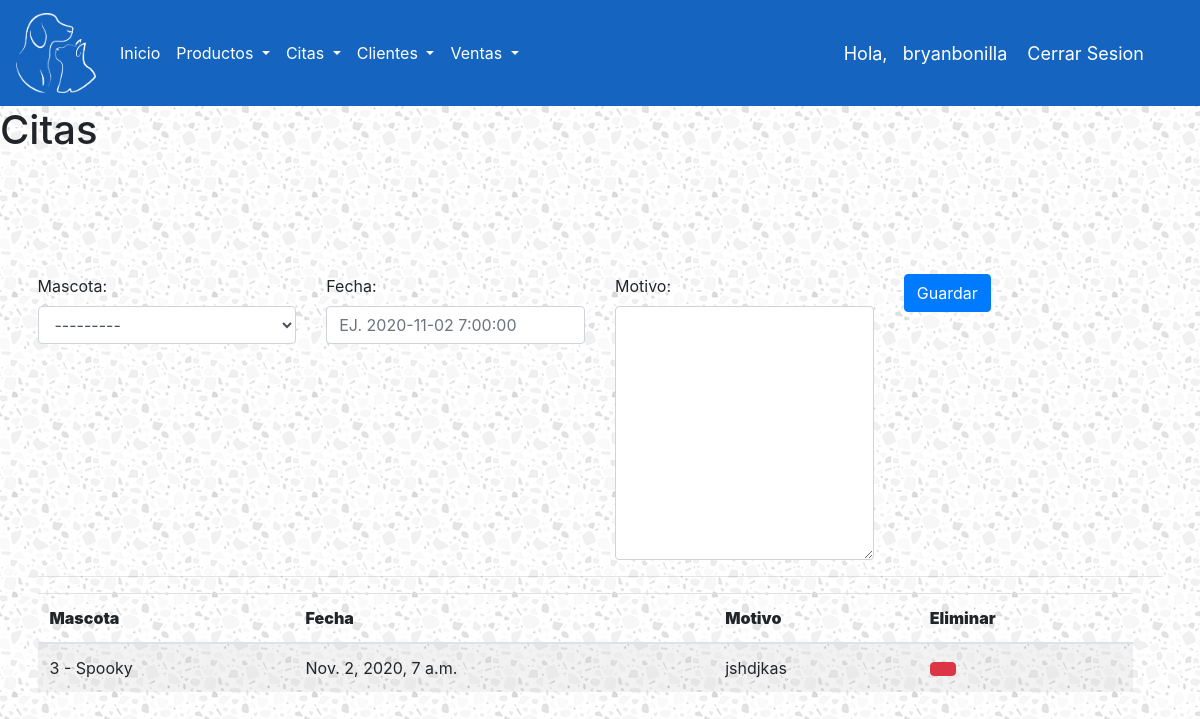
Before: /citas/ (signed in) with the older database file.
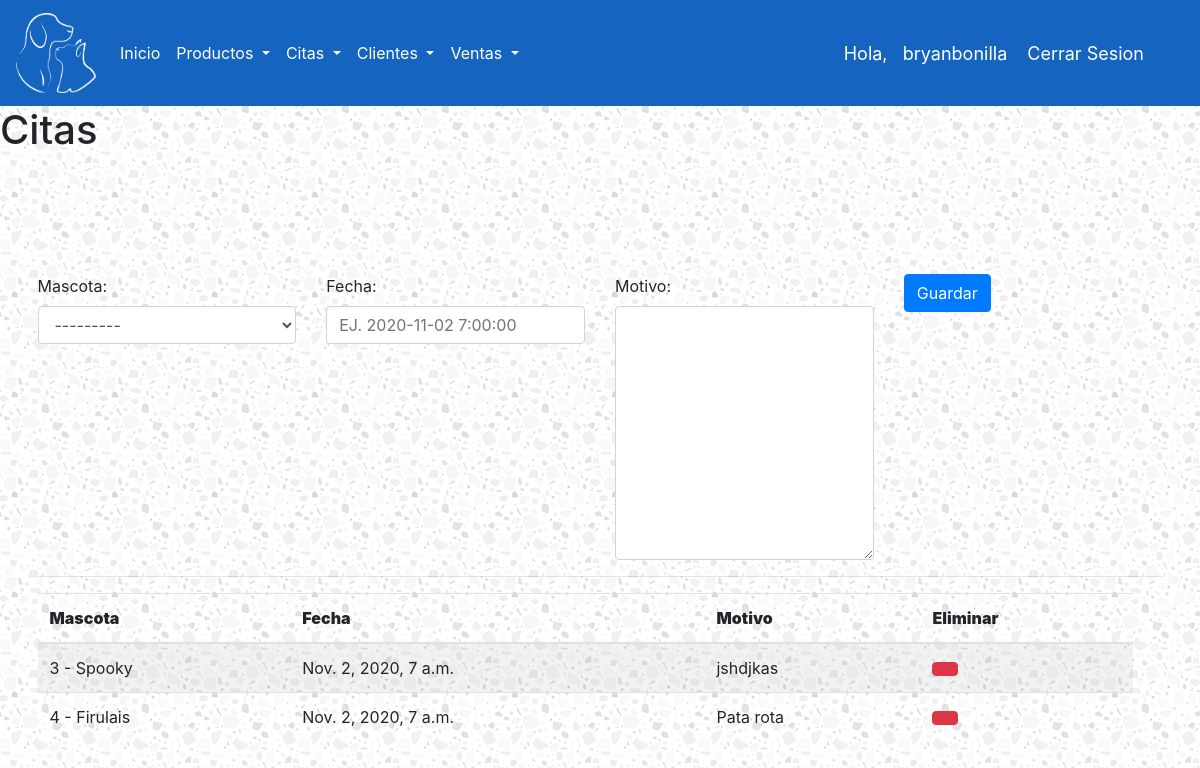
After: the same page with the newer database file.
### ControlDeVeterinaria/models.py (models this page shows)
class Cita(models.Model):
    mascota = models.ForeignKey(Mascota, on_delete=models.SET_NULL, null = True)
    fecha = models.DateTimeField(null=True, blank=True)
    motivo = models.TextField()

class Mascota(models.Model):
    nombreMascota = models.CharField(max_length=20)
    especie = models.CharField(max_length=20)
    raza = models.CharField(max_length=20)
    edad = models.IntegerField()
    propietario = models.ForeignKey(Propietario, on_delete=models.SET_NULL, null=True)
    def __str__(self):
        return '%s - %s' % (self.id, self.nombreMascota)

### ControlDeVeterinaria/views.py (the view)
# urls.py: path('citas/', crearCita, name="crear-cita"),
@login_required(login_url='login')
def crearCita(request):
    form = CitaForm(request.POST)
    listaCitas = Cita.objects.all()
    if form.is_valid():
        form.save()
    context ={
        'listaCitas':listaCitas,
        'form':form,
    }
    return render(request, 'ControlDeVeterinaria/citas.html', context)

### ControlDeVeterinaria/forms.py
class CitaForm(forms.ModelForm):
    class Meta:
        model = Cita
        fields = ['mascota', 'motivo', 'fecha']
    def __init__(self, *args, **kwargs):
        super(CitaForm, self).__init__(*args, **kwargs)
        self.fields['mascota'].widget.attrs['class'] = 'form-control'
        self.fields['motivo'].widget.attrs['class'] = 'form-control'
        self.fields['fecha'].widget.attrs['placeholder'] = 'EJ. 2020-11-02 7:00:00'
        self.fields['fecha'].widget.attrs['class'] = 'form-control'

### ControlDeVeterinaria/models.py (called while the page is built)
    def __str__(self):
        return self.username

### ControlDeVeterinaria/templates/ControlDeVeterinaria/citas.html (shortened to what this page needs)
{% extends 'ControlDeVeterinaria/base.html' %}
{% load static %}
{% block content %}
<h1> Citas </h1>
<br>
<form action="" method="post" class="form-horizontal" enctype="multipart/form-data">{% csrf_token %}
	<div class="row">
		<div class="col-sm-3">
			<label>Mascota: </label>
			{{ form.mascota }}
		</div>
		<div class="col-sm-3">
			<label>Fecha: </label>
			{{ form.fecha }}
		</div>
		<div class="col-sm-3">
			<label>Motivo: </label>
			{{ form.motivo }}
		</div>
		<div class="col-sm-3">
			<button class="btn btn-primary" type="submit"> Guardar </button>
		</div>
	</div>
	<hr>
	<div class="row col-sm-12">
		<table id="dvData" class="table table-striped" >
			<thead>
				<tr>
					<th >
						<strong>Mascota</strong>
					</th>
					<th >
						<strong>Fecha</strong>
					</th>
					<th >
						<strong>Motivo</strong>
					</th>
					<th >
						<strong>Eliminar</strong>
					</th>
				</tr>
			</thead>
			<tbody>
				{% for datos in listaCitas %}
					<tr>
						<td >{{ datos.mascota }}</td>
						<td >{{ datos.fecha }}</td>
						<td >{{ datos.motivo }}</td>
						<td >
							<a href="{% url 'borrar-cita' datos.id %}" class="btn btn-default btn-danger"></a>
						</td>
					</tr>
				{% endfor %}
			</tbody>
		</table>
	</div>
</form>
{% endblock %}

Changed rows visible on the page:
added Cita: mascota "4 - Firulais", fecha "Nov. 2, 2020, 7 a.m.", motivo "Pata rota"
